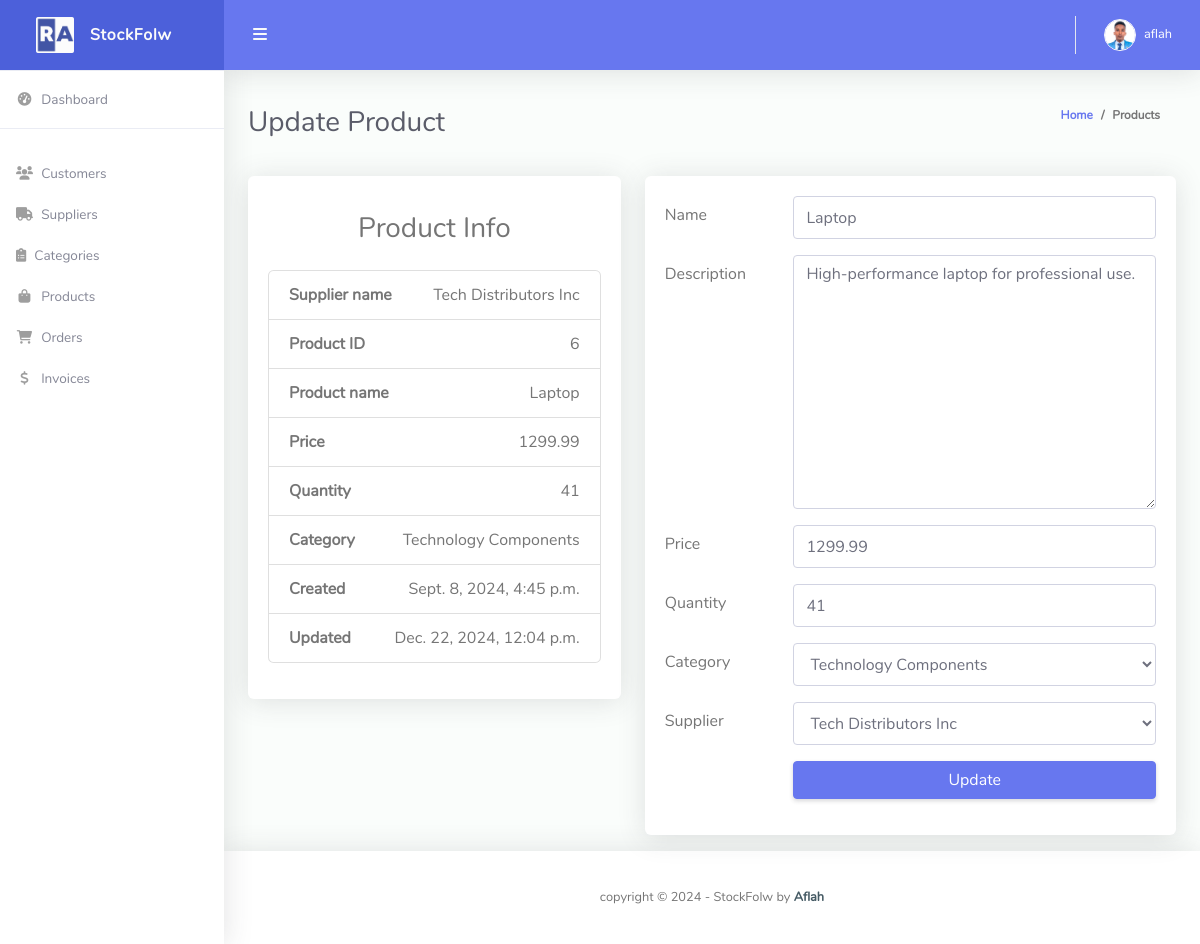
The app's page /product/6/ (signed in) with its own data.
### stockflow/models.py (models this page shows, shortened)
class Customer(models.Model):
    user = models.OneToOneField(User, null=True, blank=True, on_delete=models.CASCADE)
    name = models.CharField(max_length=200, null=True, blank=True)
    phone = models.CharField(max_length=200, null=True, blank=True)
    email = models.EmailField(max_length=200, null=True, blank=True)
    address = models.TextField(null=True, blank=True)
    profile_pic = models.ImageField(default="profile1.png", null=True, blank=True)
    date_created = models.DateTimeField(auto_now_add=True, null=True, blank=True)

class Product(models.Model):
    name = models.CharField(max_length=200)
    description = models.TextField(blank=True, null=True)
    price = models.DecimalField(max_digits=10, decimal_places=2)
    quantity = models.PositiveIntegerField(default=0)
    category = models.ForeignKey(Category, on_delete=models.CASCADE)
    supplier = models.ForeignKey(Supplier, on_delete=models.CASCADE)
    created_at = models.DateTimeField(auto_now_add=True)
    updated_at = models.DateTimeField(auto_now=True)

class Supplier(models.Model):
    name = models.CharField(max_length=200)
    contact = models.CharField(max_length=200, blank=True, null=True)
    email = models.EmailField(unique=True)
    phone = models.CharField(
        max_length=30,
        blank=True,
        null=True,
        validators=[
            RegexValidator(
                regex='^[0-9+\-]+$',  # Allows digits, plus, and minus symbols
                message='Phone number must be numeric and can include +, - symbols',
                code='invalid_phone_number'
            ),
        ]
    )
    address = models.TextField(blank=True, null=True)
    created_at = models.DateTimeField(auto_now_add=True)
    updated_at = models.DateTimeField(auto_now=True)
    def __str__(self):
        return self.name

class Category(models.Model):
    name = models.CharField(max_length=200)
    description = models.TextField(blank=True, null=True)
    created_at = models.DateTimeField(auto_now_add=True)
    def __str__(self):
        return self.name
    class Meta:
        verbose_name_plural = "Categories"

### stockflow/decorators.py (the view)
		def wrapper_func(request, *args, **kwargs):
			group = None
			if request.user.groups.exists():
				group = request.user.groups.all()[0].name
			if group in allowed_roles:
				return view_func(request, *args, **kwargs)
			else:
				return redirect('/')

### stockflow/forms.py
class ProductForm(forms.ModelForm):
    class Meta:
        model = Product
        fields = ['name', 'description', 'price', 'quantity', 'category', 'supplier']
        widgets = {
            'name': forms.TextInput(attrs={'class': 'form-control', 'placeholder': 'Product Name', 'required': True}),
            'description': forms.Textarea(attrs={'class': 'form-control', 'placeholder': 'Description', 'required': True}),
            'price': forms.NumberInput(attrs={'class': 'form-control', 'placeholder': 'Price', 'required': True}),
            'quantity': forms.NumberInput(attrs={'class': 'form-control', 'placeholder': 'Quantity', 'required': True}),
            'category': forms.Select(attrs={'class': 'form-control', 'placeholder': 'Category', 'required': True}),
            'supplier': forms.Select(attrs={'class': 'form-control', 'placeholder': 'Supplier', 'required': True}),
        }

### stockflow/views.py (called while the page is built, shortened)
@login_required(login_url='login')
@allowed_users(allowed_roles=['admin'])
def updateProduct(request, pk):
    try:
        product = Product.objects.select_related('category', 'supplier').get(id=pk)
    except Product.DoesNotExist:
        messages.error(request, 'Product does not exist.')
        return redirect('product')
    form = ProductForm(instance=product)
    context = {'form': form, 'product': product}
    return render(request, 'edit_product.html', context)

### templates/edit_product.html (shortened to what this page needs)
{% extends 'base.html' %}
{% block content %}
<div class="container-fluid" id="container-wrapper">
    <div class="d-sm-flex align-items-center justify-content-between mb-4">
        <h1 class="h3 mb-0 text-gray-800">Update Product</h1>
        <ol class="breadcrumb">
            <li class="breadcrumb-item"><a href="{% url 'home' %}">Home</a></li>
            <li class="breadcrumb-item">Products</li>
        </ol>
    </div>
    <div class="row mb-3">
        <div class="col-md-5">
            <div class="card card-primary card-outline">
                <div class="card-body">
                    <h3 class="text-center mt-3">Product Info</h3>
                    <ul class="list-group list-group-unbordered mt-4 mb-3">
                        <li class="list-group-item">
                            <b>Supplier name</b> <a class="float-right">{{product.supplier}}</a>
                        </li>
                        <li class="list-group-item">
                            <b>Product ID</b> <a class="float-right">{{product.id}}</a>
                        </li>
                        <li class="list-group-item">
                            <b>Product name</b> <a class="float-right">{{product.name}}</a>
                        </li>
                        <li class="list-group-item">
                            <b>Price</b> <a class="float-right">{{product.price}}</a>
                        </li>
                        <li class="list-group-item">
                            <b>Quantity</b> <a class="float-right">{{product.quantity}}</a>
                        </li>
                        <li class="list-group-item">
                            <b>Category</b> <a class="float-right">{{product.category}}</a>
                        </li>
                        <li class="list-group-item">
                            <b>Created</b> <a class="float-right">{{product.created_at}}</a>
                        </li>
                        <li class="list-group-item">
                            <b>Updated</b> <a class="float-right">{{product.updated_at}}</a>
                        </li>
                    </ul>
                </div>
            </div>
        </div>
        <div class="col-md-7">
            <div class="card">
                <div class="card-body">
                    <div class="tab-content">
                        <div class="">
                            <form method="post">
                                <div class="form-group row">
                                    <label class="col-sm-3 col-form-label">Name</label>
                                    <div class="col-sm-9">
                                        {{ form.name}}
                                    </div>
                                </div>
                                <div class="form-group row">
                                    <label class="col-sm-3 col-form-label">Description</label>
                                    <div class="col-sm-9">
                                        {{ form.description }}
                                    </div>
                                </div>
                                <div class="form-group row">
                                    <label class="col-sm-3 col-form-label">Price</label>
                                    <div class="col-sm-9">
                                        {{ form.price }}
                                    </div>
                                </div>
                                <div class="form-group row">
                                    <label class="col-sm-3 col-form-label">Quantity</label>
                                    <div class="col-sm-9">
                                        {{ form.quantity }}
                                    </div>
                                </div>
                                <div class="form-group row">
                                    <label class="col-sm-3 col-form-label">Category</label>
                                    <div class="col-sm-9">
                                        {{ form.category }}
                                    </div>
                                </div>
                                <div class="form-group row">
                                    <label class="col-sm-3 col-form-label">Supplier</label>
                                    <div class="col-sm-9">
                                        {{ form.supplier }}
                                    </div>
                                </div>
                                <div class="form-group row">
                                    <div class="col-sm-9 offset-3">
                                        <button type="submit" class="btn btn-primary btn-block">Update</button>
                                    </div>
                                </div>
                            </form>
                        </div>
                    </div>
                </div>
            </div>
        </div>
    </div>
</div>
{% endblock %}

### templates/partials/topbar.html (shortened to what this page needs)
{% load static %}
<nav class="navbar navbar-expand navbar-light bg-navbar topbar mb-4 static-top">
    <button id="sidebarToggleTop" class="btn btn-link rounded-circle mr-3">
        <i class="fa fa-bars"></i>
    </button>
    <ul class="navbar-nav ml-auto">
        <li class="nav-item dropdown no-arrow">
            <a class="nav-link dropdown-toggle" href="#" id="userDropdown" role="button" data-toggle="dropdown"
                aria-haspopup="true" aria-expanded="false">
                {% if request.user.customer.profile_pic %}
                <img class="img-profile rounded-circle" src="{{request.user.customer.profile_pic.url}}"
                    style="max-width: 60px">
                {% else %}
                <img class="img-profile rounded-circle" src="{% static 'img/Testro.jpg' %}" style="max-width: 60px">
                {% endif %}
                <span class="ml-2 d-none d-lg-inline text-white small">{{request.user}}</span>
            </a>
        </li>
    </ul>
</nav>

### records on screen
Product: supplier "Tech Distributors Inc", id "6", name "Laptop", price "1299.99", quantity "41", category "Technology Components", created_at "Sept. 8, 2024, 4:45 p.m.", updated_at "Dec. 22, 2024, 12:04 p.m.", description "High-performance laptop for professional use."

### other values on screen
{{ request.user }} "aflah"
